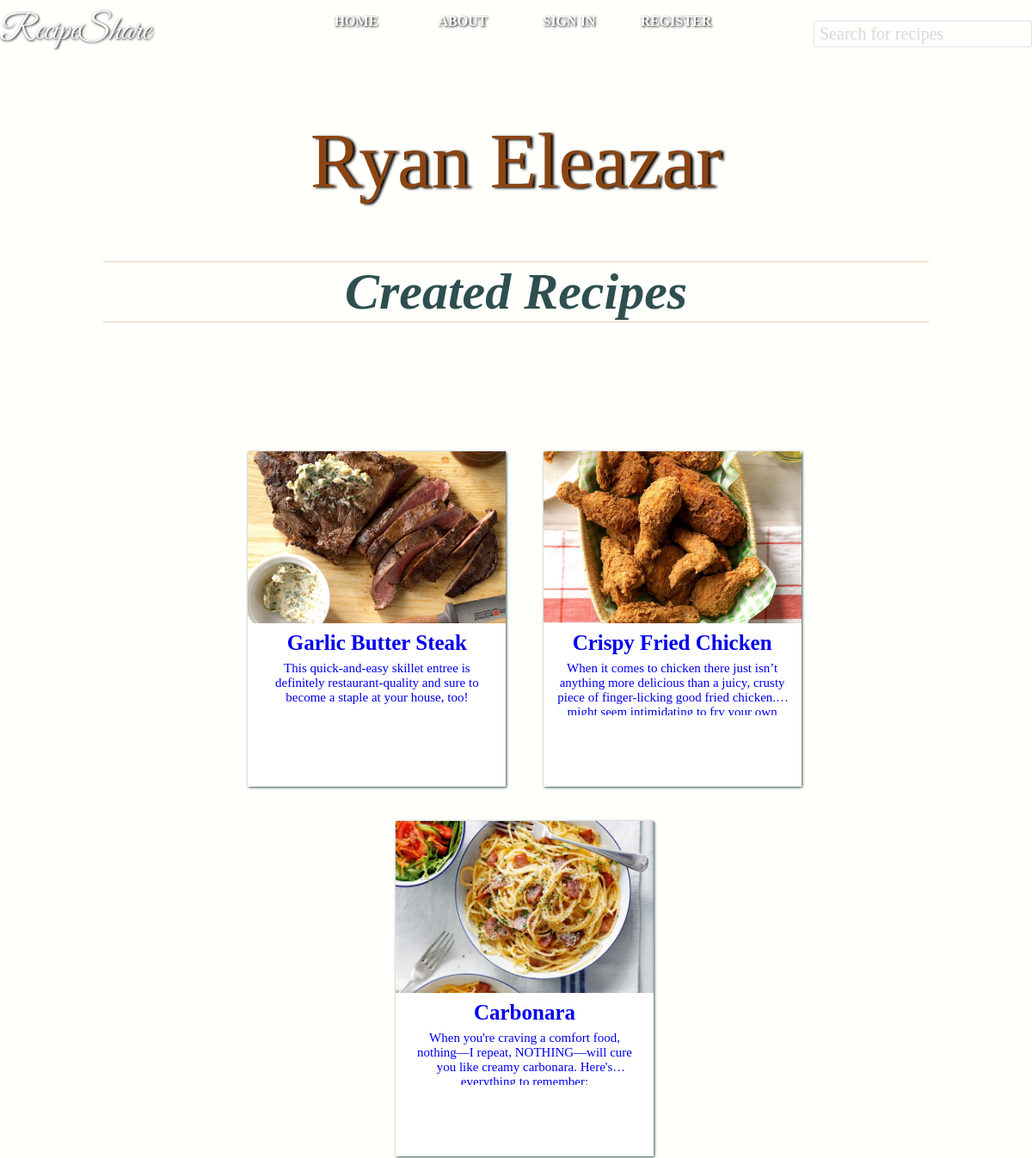
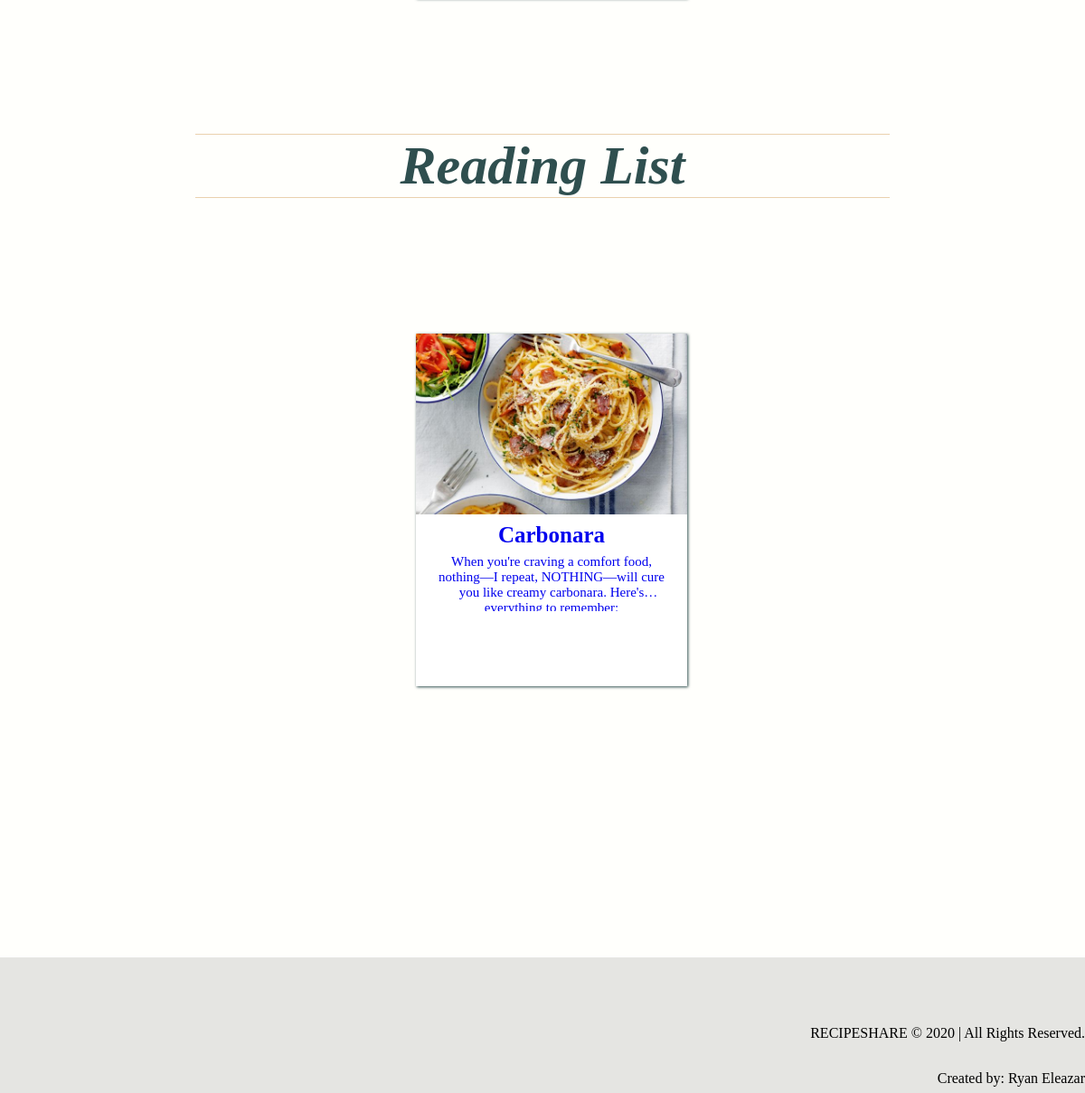
The page /profile/ryanulysses on the database its author committed (2 pictures, top to bottom).
### tables this page shows
CREATE TABLE user(id INTEGER  PRIMARY KEY, username VARCHAR(100) NOT NULL, password VARCHAR(100) NOT NULL, email VARCHAR(100) NOT NULL, firstname VARCHAR(100) NOT NULL, lastname VARCHAR(100) NOT NULL );

CREATE TABLE recipe(id INTEGER  PRIMARY KEY, dishname VARCHAR(100) NOT NULL, description TEXT NOT NULL, ingredients TEXT NOT NULL, directions TEXT NOT NULL, imagename VARCHAR(100) NOT NULL, author VARCHAR(100) NOT NULL, datetoday VARCHAR(100) NOT NULL);

### application.py (the view)
@app.route('/profile/<username>')
def profile(username):
    with sqlite3.connect('database.db') as conn:
        user = username
        currecipe = conn.cursor()
        currecipe.execute("SELECT * FROM recipe WHERE author = ?", [user])
        UsersRecipe = currecipe.fetchall()
        curuser = conn.cursor()
        curuser.execute("SELECT firstname,lastname FROM user WHERE username = ?",[user])
        UsersName = curuser.fetchall()
        curlist = conn.cursor()
        curlist.execute(
            "SELECT recipe.id, recipe.dishname, recipe.description, recipe.ingredients, recipe.directions, recipe.imagename, recipe.author FROM recipe INNER JOIN readinglist ON recipe.dishname = readinglist.dishname WHERE user = ?", [user])
        UsersReadingList = curlist.fetchall()
        return render_template('profile.html', UsersRecipe=UsersRecipe, UsersReadingList=UsersReadingList, username=user, UsersName = UsersName)

### templates/profile.html
{% extends "layout.html" %}
{% block content %}
<br>
<br>
<br>
<br>
<section id = 'profilebox'>
	<div class = 'headername'>
		{% for name in UsersName %}
			<h2>{{name[0]}} {{name[1]}}</h2>
		{% endfor %}
	</div>
		<section>
			<h1>Created Recipes</h1>
			<div id = 'profilerecipecontainer'>
					<div class = 'row searchcontainer'>
						{% for n in UsersRecipe %}
							<div class = 'column'>
								<a href = "{{ url_for('article', id = n[0], dishname = n[1])}}">
								<img src="{{ url_for('static' , filename = 'images/recipeimages/' + n[5])}}" height = 200px height = 220px>
								<h3> {{n[1]}}</h3>
								<div class = 'descriptionbox'>
									<p>{{n[2]}}</p>
								</div>
								</a>
								<br>
							</div>
						{% endfor %}
				</div>
			</div>
			<div class = 'container'>
				<h1>Reading List</h1>
			</div>
			<div id ='profilerecipecontainer'>
				<div class = 'row searchcontainer'>
					{% for n in UsersReadingList %}
						<div class = 'column'>
								<a href = "{{ url_for('article', id = n[0], dishname = n[1])}}">
								<img src="{{ url_for('static' , filename = 'images/recipeimages/' + n[5])}}" height = 200px height = 220px>
								<h3> {{n[1]}}</h3>
								<div class = 'descriptionbox'>
									<p>{{n[2]}}</p>
								</div>
								</a>
								<br>
							</div>
					{% endfor %}
				</div>
			</div>
		</section>
</section>
{% endblock %}

### templates/layout.html (shortened to what this page needs)
 <!DOCTYPE html>
<html lang="en">
	<head>
		<link rel="stylesheet" type="text/css" href = "{{ url_for('static', filename ='style.css')}}">
	</head>
		<body>
			<div id = 'fullbodycontainer'>
				<div class = 'main'>
					<header class = 'loginnav'>
							<nav>
								{% if not session['username'] %}
										<a href = {{ url_for("home")}}><h2>RecipeShare</h2></a>
						        {% else %}
						        		<a href = {{ url_for("home", username = session['username'])}}><h2>RecipeShare</h2></a>
								{% endif %}
								<div class = 'searchbar'>
									<form method = "POST" action = "search">
										<input type="text" name="recipesearch" placeholder="Search for recipes">
									</form>
								</div>
								<ul>
									{% if not session['username'] %}
											<li><a href = {{ url_for("home")}}>Home</a></li>
											<li><a href = {{ url_for("about")}}>About</a></li>
											<li><a href = {{ url_for("login")}}>Sign in</a></li>
											<li><a  href = {{ url_for("register")}}>Register</a></li>
									{% endif %}
								</ul>
							</nav>
					</header>
					{% block content %}{% endblock %}
				</div>
			</div>
				<footer>
							<p>RECIPESHARE &copy 2020 | All Rights Reserved.</p>
							<p>Created by: Ryan Eleazar</p>
				</footer>
		</body>
</html>

### static/style.css (style rules this page uses)
html { padding: 0; margin: 0; width: 100%; height: 100%; min-height: 100vh; }
body { background-color: #FFFFFC; color: #2F4F4F; width: 100%; height: 100%; margin: 0; padding: 0; overflow: auto; font-size:100%; }
footer { width: 100%; clear: both; height: 150px; background-color:#F5F5DC; font-size: 8px; margin: auto; background: rgba(0,0,0,0.1); text-align: center; }
footer p { font-size: 16px; transform: translateY(330%); color: black; float:right; clear: right; }
#fullbodycontainer { min-height: 100%; }
.main { overflow: auto; padding-bottom: 150px; }
.container { width: 80%; margin: 0 auto; overflow: hidden; padding: 0; }
.container::placeholder { color:#2F4F4F; font-family: 'Palatino Linotype', 'Book Antiqua', Palatino, serif; }
a { text-decoration: none; }
img { max-width: 100%; max-height: 100%; }
.row { padding: 0 ; position: relative; margin: 0; padding: 20px 0; display:inline-block; opacity: 0; transform: translateY(22px); transition: 1.6s all ease-in-out; }
.column { overflow: visible; width: 300px; height: 390px; background-color: #FFFF; box-shadow: 1px 1px 3px; text-align: center; padding: 0; margin: 20px; display: inline-block; position: relative; transition: transform.2s; }
.column h3 { font-size: 25px; margin-top: 5px; margin-bottom: 0; font-family: 'Palatino Linotype', 'Book Antiqua', Palatino, serif; }
.column p { font-size: 15px; font-family: 'Palatino Linotype', 'Book Antiqua', Palatino, serif; margin-top: 7px; }
.column img { max-height: 100%; width: 100%; object-fit: cover; }
.descriptionbox { height: 70px; width: 90%; margin: 0 auto; padding: 0; position: flex; overflow: hidden; display: -webkit-box; -webkit-line-clamp: 3; -webkit-box-orient: vertical; text-align: center; }
.searchcontainer { opacity: 1; transform: translateY(0px); }
header { height: auto; margin: auto; padding: none; width:100%; z-index: 14; }
.loginnav { background-color: rgba(0,0,0,0); font-color: white; width: 100%; position:absolute; height: 9vh; }
nav ul { position: relative; margin: auto; padding: 0; display: block; height: 100%; width: 50%; text-align: center; height: 9vh; }
nav a h2 { float:left; font: 400 130px/0.8 'GreatVibes'; color: #FFFF; text-shadow: 1px 1px 3px black; font-size: 47px; margin-top: auto; padding-top: 20px; position: relative; z-index: 2; }
.searchbar input[type=text] { height: 17px; width: 20%; padding: 5px; margin: 20px auto; font-size: 20px; text-align: center; float:right; clear:right; text-align: left; opacity: 0.2; }
.searchbar ::placeholder { color:#2F4F4F; font-family: 'Palatino Linotype', 'Book Antiqua', Palatino, serif; }
nav ul li { font-family: 'Palatino Linotype', 'Book Antiqua', Palatino, serif; text-transform: uppercase; position: relative; list-style-type: none; display: inline-block; text-align: center; margin: auto 0; color: #FFFF; width: 20%; transform: translateY(90%); }
nav ul a { font-weight: bold; color: #FFFF; text-shadow: 1px 1px 3px black; font-size: 18px; text-decoration: none; margin: 0; padding: 0; }
#profilebox { width: 80%; margin: 5% auto; position: relative; font-size: 13px; overflow: hidden; min-height: 1000px; height: auto; display: flex; flex-direction: column; text-align: center; }
#profilebox h1 { border-top: 1px solid #ead1ae; border-bottom:1px solid #ead1ae; font-size: 60px; font-weight: bold; font-style: italic; font-family: 'Palatino Linotype', 'Book Antiqua', Palatino, serif; }
.headername { text-align: center; height: auto; z-index: 0; }
.headername h2 { font: 400 130px/0.8 'Poiret'; text-shadow: 3px 1px 3px black; font-size: 90px; margin: 20px 20px; color: #8B4513; height: auto; z-index: 0; }
#profilerecipecontainer { width: 100%; margin: 0 10px; padding: 50px 0; overflow: auto; justify-content: center; text-align: center; position: relative; align-items: center; overflow-x: auto; overflow-y: hidden; }
@media screen and (max-width: 1380px) { nav ul a { font-size: 16px; } }
@media screen and (max-width: 1380px) { nav a h2 { font-size:40px; } }
@media screen and (max-width: 1380px) { .searchbar input[type=text] { width: 20%; margin: 2% auto; } }

### rows shown on the page
user: firstname "Ryan", lastname "Eleazar"
recipe: imagename (picture), dishname "Garlic Butter Steak", description "This quick-and-easy skillet entree is definitely restaurant-quality and sure to become a staple at your house, too!"
recipe: imagename (picture), dishname "Crispy Fried Chicken", description "When it comes to chicken there just isn’t anything more delicious than a juicy, crusty piece of finger-licking good fried chicken. It might seem intimidating to fry your…"
recipe: imagename (picture), dishname "Carbonara", description "When you're craving a comfort food, nothing—I repeat, NOTHING—will cure you like creamy carbonara. Here's everything to remember:"
